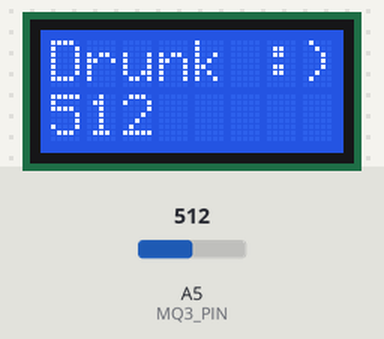
Simulated run of this sketch. Board: Arduino Uno, built with avr-gcc and run on an emulated ATmega328P. Parts: 8×2 character LCD. The test bench sets the inputs (shaded band); at power-on: A5 (MQ3_PIN) = 512. What the sketch prints to the serial monitor is not drawn.

Above: at 11.2 s.
11.3 s: A5 (MQ3_PIN) set to 418
At 12.1 s:
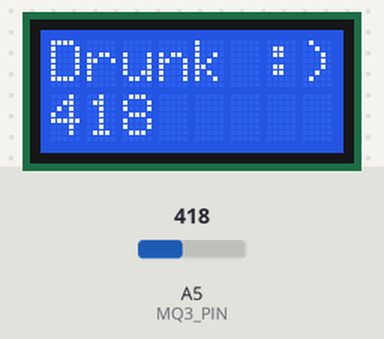
13.0 s: A5 (MQ3_PIN) set to 389
At 13.7 s:
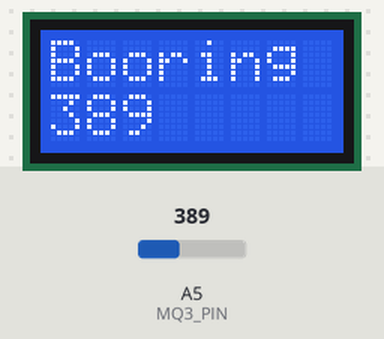
14.5 s: A5 (MQ3_PIN) set to 129
At 15.3 s:
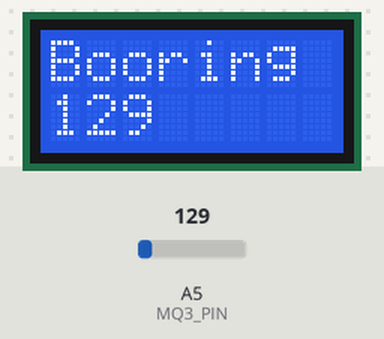
16.1 s: A5 (MQ3_PIN) set to 112
At 17.0 s:
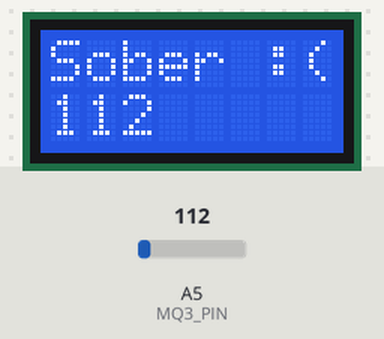
Timing chart, 0 to 18.6 s (numbered marks = the images above; inputs shaded):
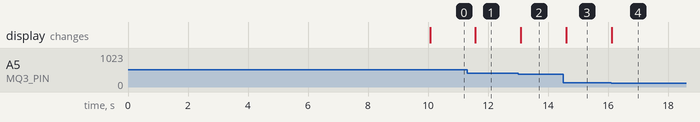

The sketch:

breath.ino
```cpp
#include <LiquidCrystal.h>

const int rs = 12, E = 11, d4 = 5, d5 = 4, d6 = 3, d7 = 2; // LCD pins
LiquidCrystal lcd(rs, E, d4, d5, d6, d7);

const int MQ3_PIN = A5;  // Pin for the alcohol sensor.
int sensor_value;       // Value from the alcohol sensor.

void setup() {
  Serial.begin(9600);

  // set up the LCD's number of columns and rows:
  lcd.begin(8, 2);
  lcd.print("Warming");
  lcd.setCursor(0, 1);
  lcd.print("Sensor");

  pinMode(MQ3_PIN, INPUT);

  Serial.println("Setup started");
  Serial.println("Warming up sensor...");

  delay(10000);

  Serial.println("Setup done!");
}

void loop() {
  sensor_value = analogRead(MQ3_PIN);

  Serial.println(sensor_value);

  if (sensor_value < 120) {
    lcd.clear();
    lcd.setCursor(0, 0);
    lcd.print("Sober :(");
    lcd.setCursor(0, 1);
    lcd.print(sensor_value);
  }
  else if (sensor_value > 120 && sensor_value < 400 ){
    lcd.clear();
    lcd.setCursor(0, 0);
    lcd.print("Booring");
    lcd.setCursor(0, 1);
    lcd.print(sensor_value);
  }
  else if (sensor_value > 400) {
    lcd.clear();
    lcd.setCursor(0, 0);
    lcd.print("Drunk :)");
    lcd.setCursor(0, 1);
    lcd.print(sensor_value);
  }

  delay(500);
}

int reading_to_BAC(int reading){
  // Convert MQ-3 reading to BAC.
  }
```

Measured:
- the behaviour switches between 400 and 399 on A5 (MQ3_PIN) (found by bisection; images 1 and 2)
- the behaviour switches between 120 and 119 on A5 (MQ3_PIN) (found by bisection; images 3 and 4)
- after the input at 11.3 s, the display: changes after 0.28 s (image 1)
- after the input at 13.0 s, the display: changes after 0.10 s (image 2)
- after the input at 14.5 s, the display: changes after 0.11 s (image 3)
- after the input at 16.1 s, the display: changes at once (image 4)
